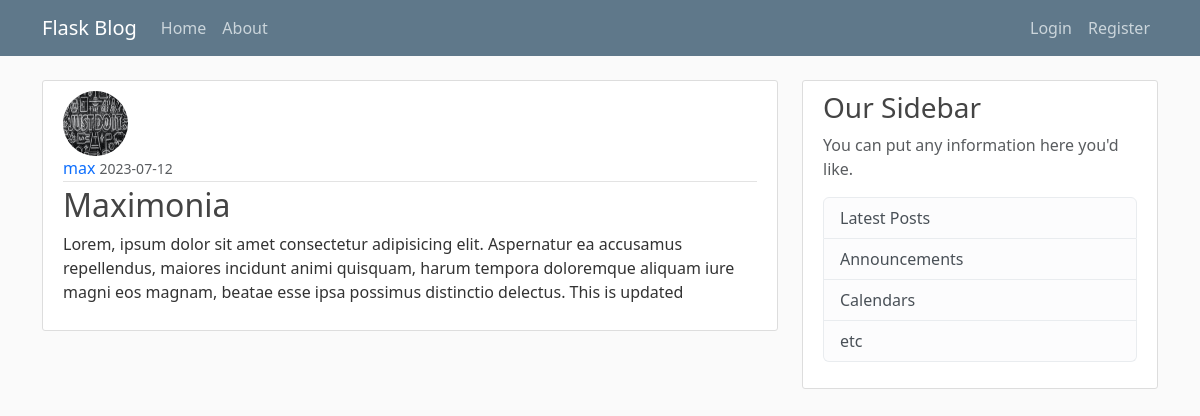
Screenshot of /post/20 with the database file from the repository.
### flask_blog/models.py (models this page shows, shortened)
class User(db.Model, UserMixin): # This is a table called 'User', then we create coloumns within it
    id = db.Column(db.Integer, primary_key=True)
    username = db.Column(db.String(20), unique=True, nullable=False) # Username must not be longer that 20characters, it has to be unique, it cannot be 'null' meaning it must not be empty
    email = db.Column(db.String(120), unique=True, nullable=False) # Email must not be longer that 120characters, it has to be unique, it cannot be 'null' meaning it must not be empty
    image_file = db.Column(db.String(20), nullable=False, default='default.jpg') # This is the user profile picture. It is going to be stored as an harsh, and the harsh will be 20characters long. It must not be empty, Default profile picture that every user starts out with must be default
    password = db.Column(db.String(60), nullable=False) # The password will be stored has an harsh, the harsh will be 60characters long
    post = db.relationship('Post', backref='author', lazy=True) # This is to say the 'post' attribute has a relationship with the 'Post' module. The 'backref' is similar to adding another column to the Post module. What the backref allows us to do is When we have a post we can simply use the "author" attribute to get the user who created the post

class Post(db.Model): # This will hold our post
    id = db.Column(db.Integer, primary_key=True)
    title = db.Column(db.String(100), nullable=False) # Title length will max out at 100characters
    date_posted = db.Column(db.DateTime, nullable=False, default=datetime.utcnow) # data posted will have a 'column type' of datatime, it must not be empty, then the default will be set with the datetime.utcnow function without the brakets'()' because we are not calling it now, its just a argument. 'utc' is the most accurate time to use in a db
    content = db.Column(db.Text, nullable=False) # The type of this column is a txt, it must not be empty
    user_id = db.Column(db.Integer, db.ForeignKey('user.id'), nullable=False)

### flask_blog/posts/routes.py (the view)
@posts.route("/post/<int:post_id>")
def post(post_id):# It takes post_id as an input
    post = Post.query.get_or_404(post_id)
    return render_template('post.html', title=post.title, post=post)

### flask_blog/templates/post.html (shortened to what this page needs)
{% extends "layout.html" %} {% block content %}
<article class="media content-section">
  <img
    class="rounded-circle article-img"
    src="{{url_for('static', filename='profile_pics/' + post.author.image_file)}}"
    alt=""
  />
  <div class="media-body">
    <div class="article-metadata">
      <a
        class="mr-2"
        href="{{url_for('users.user_posts', username=post.author.username)}}"
        >{{ post.author.username }}</a
      >
      <small class="text-muted"
        >{{ post.date_posted.strftime('%Y-%m-%d') }}</small
      >
    </div>
    <h2 class="article-title">{{ post.title }}</h2>
    <p class="article-content">{{ post.content }}</p>
  </div>
</article>
{% endblock content %}

### flask_blog/static/main.css (style rules this page uses)
*, *::before, *::after { padding: none; margin: none; box-sizing: border-box; text-decoration: none; list-style: none; }
body { background: #fafafa; color: #333333; margin-top: 5rem; }
h1, h2, h3, h4, h5, h6 { color: #444444; }
.content-section { background: #ffffff; padding: 10px 20px; border: 1px solid #dddddd; border-radius: 3px; margin-bottom: 20px; }
.mr-2 { text-decoration: none; }
.article-title { text-decoration: none; color: #444444; }
.article-content { white-space: pre-line; }
.article-img { height: 65px; width: 65px; margin-right: 16px; }
.article-metadata { padding-bottom: 1px; margin-bottom: 4px; border-bottom: 1px solid #e3e3e3 }

### rows the page displays
User: image_file (picture), author.username "max"
Post: date_posted "2023-07-12", title "Maximonia", content "Lorem, ipsum dolor sit amet consectetur adipisicing elit. Aspernatur ea accusamus repellendus, maiores incidunt animi quisquam, harum tempora doloremque aliquam iure magni eos magnam, beatae esse ipsa possimus distinctio delectus. This is updated"
